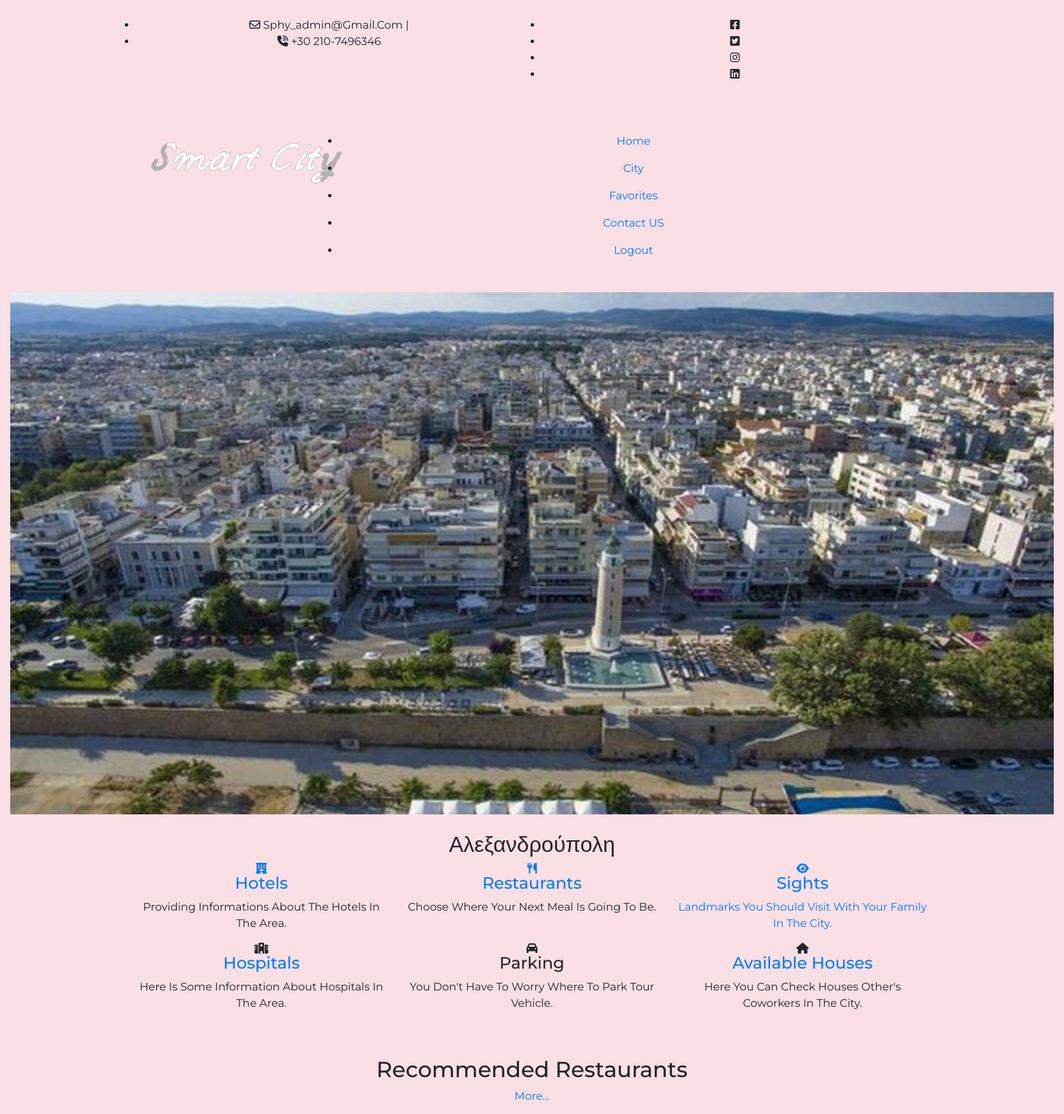
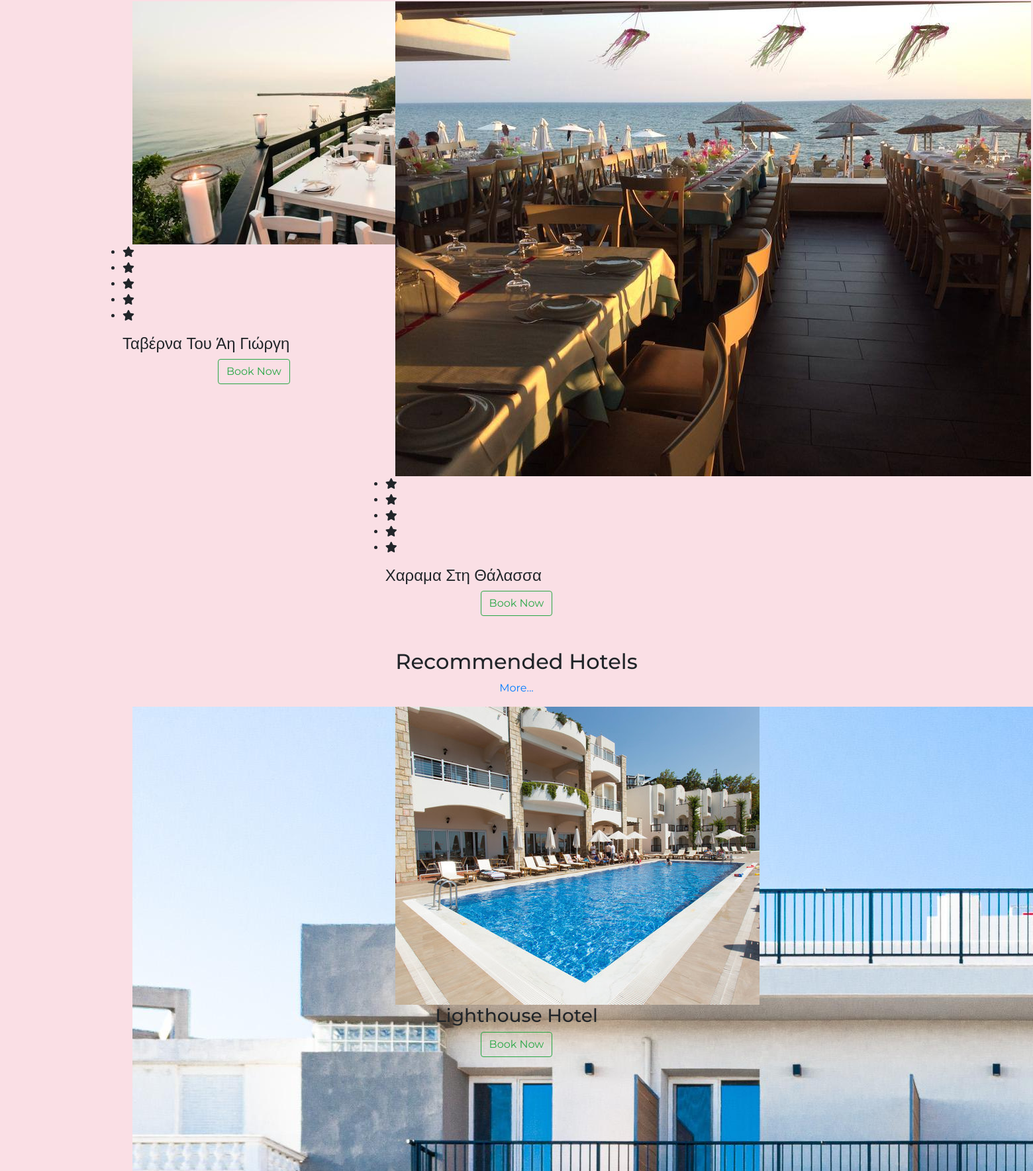
The app's page /index.php?city_id=1 (signed in, upper part) with its own data (2 pictures, top to bottom).
### tables this page shows
CREATE TABLE pic (
    pic_id INT AUTO_INCREMENT PRIMARY KEY,
    id INT NOT NULL,
    type_id ENUM('city', 'choice','user') NOT NULL,
    path VARCHAR(255) NOT NULL
);

CREATE TABLE city (
	city_id INT AUTO_INCREMENT PRIMARY KEY,
    city_name VARCHAR(255) NOT NULL,
    description VARCHAR(1000) NOT NULL
);

CREATE TABLE category (
	category_id INT AUTO_INCREMENT PRIMARY KEY,
    category_name VARCHAR(255) NOT NULL
);

CREATE TABLE choice (
    choice_id INT AUTO_INCREMENT PRIMARY KEY,
    name VARCHAR(255) NOT NULL,
    address VARCHAR(255) NOT NULL,
    phone_number VARCHAR(45),
    link VARCHAR(255),
    map VARCHAR(255) NOT NULL,	
    category_id INT NOT NULL,
    FOREIGN KEY (category_id) REFERENCES category (category_id),
    city_id INT NOT NULL,
    FOREIGN KEY (city_id) REFERENCES city (city_id),
    description TEXT NOT NULL
);

### index.php (the view, shortened to what this page needs)
<?php
require_once('database.php');
if (isset($_GET['city_id']) || isset( $_SESSION['city_id'])) {
    $city_id = $_GET['city_id'];
    $query = "SELECT city_name, description FROM city WHERE city_id = '$city_id'";
    $result = mysqli_query($dbc, $query);
    $data = mysqli_fetch_assoc($result);
    $city= $data['city_name'];
}
?>
<!DOCTYPE html>
<html lang="en">
  <head>
    <link rel="stylesheet" href="assets/css/bootstrap.min.css" />
    <link rel="stylesheet" href="assets/css/all.min.css" />
    <link rel="stylesheet" href="assets/css/animate.css" />
    <link rel="stylesheet" type="text/css" href="assets/css/style.css" />
  </head>
  <body>
    <?php include('header.php');?>
    <div class="slider container-fluid">
        <div class="carousel-inner">
          <div class="carousel-item active">
              <?php
                  $query = "SELECT * from pic inner join city on city_id = id where $city_id = city_id and type_id='city'  ORDER BY RAND() limit 1 ";
                  $result = mysqli_query($dbc, $query);
                  while ($data = mysqli_fetch_assoc($result)){
                    echo"<img src='./pic/" . $data['path'] . ".jpg' class='d-block w-100' />";
                  }
              ?>
          </div>
          </div>
    </div>
    <div class="why-choos-us container-fluid">
      <div class="container">
        <div class="session-title">
          <h2><?php echo $city ;?></h2>
        </div>
        <div class="why-ro row">
          <div class="col-lg-4 col-md-6">
            <div class="col-card">
              <div class="icon">
              <a href="gallery.php?filter=1"><i class="fas fa-hotel"></i></a>
              </div>
              <div class="detail">
              <a href="gallery.php?filter=1"><h4>Hotels</h4><a>
                <p>
                  Providing informations about the hotels in the area.
                </p>
              </div>
            </div>
          </div>
          <div class="col-lg-4 col-md-6">
            <div class="col-card">
              <div class="icon">
              <a href="gallery.php?filter=4"><i class="fas fa-utensils"></i></a>
              </div>
              <div class="detail">
                <a href="gallery.php?filter=4"><h4>Restaurants</h4></a>
                <p>
                  Choose where your next meal is going to be.
                </p>
              </div>
            </div>
          </div>
          <div class="col-lg-4 col-md-6">
            <a href="#section2" >
            <div class="col-card" id="section1">
              <div class="icon">
                  <i class="fas fa-eye"></i>
                </div>
                <div class="detail">
                  <h4>Sights</h4>
                  <p>
                    Landmarks you should visit with your family in the city.
                  </p>
                </div>
              </div>
            </a>
          </div>
          <div class="col-lg-4 col-md-6">
            <div class="col-card">
              <div class="icon">
              <i class="fas fa-hospital"></i>
              </div>
              <div class="detail">
              <a href="gallery.php?filter=5"><h4>Hospitals</h4></a>
                <p>
                  Here is some information about hospitals in the area.
                </p>
              </div>
            </div>
          </div>
          <div class="col-lg-4 col-md-6">
            <div class="col-card">
              <div class="icon">
                <i class="fas fa-car"></i>
              </div>
              <div class="detail">
                <h4>Parking</h4>
                <p>
                  You don't have to worry where to park tour vehicle.
                </p>
              </div>
            </div>
          </div>
          <div class="col-lg-4 col-md-6">
            <div class="col-card">
              <div class="icon">
              <i class="fas fa-home"></i>
              </div>
              <div class="detail">
              <a href="gallery.php?filter=8"><h4>Available Houses </h4></a>
                <p>
                  Here you can check houses other's coworkers in the city.
                </p>
              </div>
            </div>
          </div>
        </div>
      </div>
    </div>
<?php
    $query = "SELECT * FROM category c inner join choice ch on ch.category_id = c.category_id inner join pic on ch.choice_id = id where city_id='$city_id' AND c.category_id = 4 and type_id='choice' ORDER BY RAND() LIMIT 3";
$result = mysqli_query($dbc, $query);
echo '<div class="popular-pack no-bgpack container-fluid">';
echo '  <div class="container">';
echo '    <div class="session-title">';
echo '      <h2>Recommended Restaurants</h2>';
echo '      <p>';
echo'         <a href="gallery.php?filter=4">more...</a>';
echo '      </p>';
echo '    </div>';
echo '    <div class="row pack-row">';
while ($data = mysqli_fetch_assoc($result)) {
  echo '      <div class="col-lg-4 col-md-6 col-sm-6">';
  echo '        <div class="pack-col">';
  echo '          <img src="./pic/' . $data['path'] . '.jpg" alt="" />';
  echo '          <div class="revire row no-margin">';
  echo '            <ul class="rat">';
  echo '              <li><i class="fa fa-star"></i></li>';
  echo '              <li><i class="fa fa-star"></i></li>';
  echo '              <li><i class="fa fa-star"></i></li>';
  echo '              <li><i class="fa fa-star"></i></li>';
  echo '              <li><i class="fa fa-star"></i></li>';
  echo '            </ul>';
  echo '          </div>';
  echo '          <div class="detail row no-margin">';
  echo '            <h4>' . $data['name'] . '</h4>';
  echo '          </div>';
  echo '          <div class="options row no-margin d-flex justify-content-center">';
  echo'           <div class="dest-col">';
  echo'               <button class="btn btn-outline-success">Book Now</button>';
  echo'          </div>';
  echo '          </div>';
  echo '        </div>';
  echo '      </div>';
}
echo '    </div>';
echo '  </div>';
echo '</div>';
?>
    <?php
    $query = "SELECT * FROM category c inner join choice ch on ch.category_id = c.category_id inner join pic on ch.choice_id = id where city_id='$city_id' AND ch.category_id = 1 and type_id='choice' ORDER BY RAND() LIMIT 3";
    $result = mysqli_query($dbc, $query);
echo'    <div class="destinations container-fluid">';
echo'      <div class="container">';
echo'        <div class="session-title">';
echo'          <h2>Recommended Hotels</h2>';
echo'          <p>';
echo'            <a href="gallery.php?filter=1">more...</a>';
echo'           </p>';
echo'         </div>';
echo'         <div class="dest-row row">';
          while ($data = mysqli_fetch_assoc($result)) {
echo'          <div class="col-lg-4 col-md-6">';
echo'            <div class="dest-col">';
echo'              <div class="dest-img">';
echo'                <img src="./pic/' . $data['path'] . '.jpg" alt="" />';
echo'              </div>';
echo'              <h3> ' . $data["name"] . ' </h3>';
echo'              <button class="btn btn-outline-success">Book Now</button>';
echo'            </div>';
echo'          </div>';
          }
echo'        </div>';
echo'      </div>';
echo'    </div>';
 ?>
  </body>
</html>

### header.php (shortened to what this page needs)
<header class="continer-fluid ">
<div  class="header-top">
    <div class="container">
        <div class="row col-det">
            <div class="col-lg-6 d-none d-lg-block">
                <ul class="ulleft">
                    <li>
                        <i class="far fa-envelope"></i>
                        sphy_admin@gmail.com
                        <span>|</span></li>
                    <li>
                        <i class="fas fa-phone-volume"></i>
                        +30 210-7496346</li>
                </ul>
            </div>
            <div class="col-lg-6 col-md-12">
                <ul class="ulright">
                    <li>
                        <i class="fab fa-facebook-square"></i>
                    </li>
                    <li>
                        <i class="fab fa-twitter-square"></i>
                    </li>
                    <li>
                        <i class="fab fa-instagram"></i>
                    </li>
                    <li>
                        <i class="fab fa-linkedin"></i>
                    </li>
                </ul>
            </div>
        </div>
    </div>
</div>
<div id="menu-jk" class="header-bottom">
    <div class="container">
        <div class="row nav-row">
            <div class="col-lg-3 col-md-12 logo">
                <a href="index.php">
                    <img src="assets/images/logo1.png" alt="">
                </a>
            </div>
            <div id="menu" class="col-lg-9 col-md-12 d-none d-lg-block nav-col">
                <ul class="navbad">
                <?php if (isset($_SESSION['logged_in_user'])){?>
                    <li class="nav-item active">
                    <a class="nav-link" href="packages.php">Home</a>
                    </li>
                    <?php } ?>
                    <?php if (isset($_SESSION['logged_in_user'])){?>
                    <li class="nav-item">
                    <?php if (isset($_SESSION['city_id'])){?>
                        <a class="nav-link" href="index.php?city_id=<?php echo $_SESSION['city_id']; ?>">City</a>
                    <?php }else{ ?>
                        <a class="nav-link" href="index.php">City</a>
                    <?php } ?>
                    </li>
                    <?php } ?>
                    <?php if (isset($_SESSION['logged_in_user'])){?>
                    <li class="nav-item">
                        <a class="nav-link" href="favorites.php">Favorites</a>
                    </li>
                    <?php } ?>
                    <?php if (isset($_SESSION['logged_in_user'])){?>
                    <li class="nav-item">
                        <a class="nav-link" href="contact_us.php">Contact US</a>
                    </li>
                    <?php } ?>
                    <?php if (isset($_SESSION['logged_in_user'])){?>
                    <li class="nav-item">
                        <a class="nav-link" href="logout.php">Logout</a>
                    </li>
                    <?php } ?>
                </ul>
            </div>
        </div>
    </div>
</div>
</header>

### style.css (style rules this page uses)
* { font-family: "Montserrat", sans-serif; margin: 0; padding: 0; box-sizing: border-box; outline: none; border: none; text-decoration: none; text-transform: capitalize; transition: all 0.2s linear; }
body { background-color: #dc143c22; }
.container { max-width: 1200px; margin: 0 auto; text-align: center; padding: 25px 20px; }
:root { --main-color:#16a085; --red:#eb4d4b; --orange:#f39c12; --black:#130f40; --light-color:#999; --light-bg:#eee; --white:#fff; --border:.1rem solid rgba(0,0,0,.2); --box-shadow:0 .5rem 1rem rgba(0,0,0,.1); }

### index.php (style rules this page uses)
html { scroll-behavior: smooth; }

### records on screen
pic: path (picture)
city: city_name "Αλεξανδρούπολη"
category: pic.path (picture), choice.name "Ταβέρνα Του Άη Γιώργη", choice.name "Χαραμα Στη Θάλασσα"
category: pic.path (picture), choice.name "Lighthouse Hotel"
